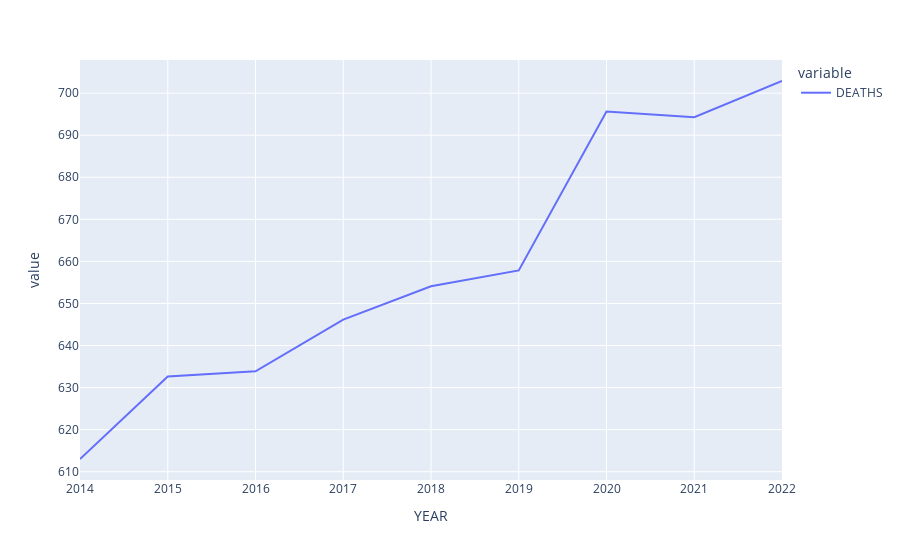

This figure's notebook cell:
### Code cell
px.line(heart_year_df.loc['2014':'2022'])

### Figure 1 — Plotly figure (JSON) as saved in the notebook; plotly's stock layout.template omitted (floating-point values rounded to 4 significant figures)
{"data": [{"hovertemplate": "variable=DEATHS<br>YEAR=%{x}<br>value=%{y}<extra></extra>", "legendgroup": "DEATHS", "line": {"color": "#636efa", "dash": "solid"}, "marker": {"symbol": "circle"}, "mode": "lines", "name": "DEATHS", "orientation": "v", "showlegend": true, "type": "scatter", "x": [2014, 2015, 2016, 2017, 2018, 2019, 2020, 2021, 2022], "xaxis": "x", "y": [613.0, 632.6, 633.9, 646.2, 654.1, 657.9, 695.6, 694.3, 702.9], "yaxis": "y"}], "layout": {"legend": {"title": {"text": "variable"}, "tracegroupgap": 0}, "margin": {"t": 60}, "xaxis": {"anchor": "y", "domain": [0, 1], "title": {"text": "YEAR"}}, "yaxis": {"anchor": "x", "domain": [0, 1], "title": {"text": "value"}}}}
